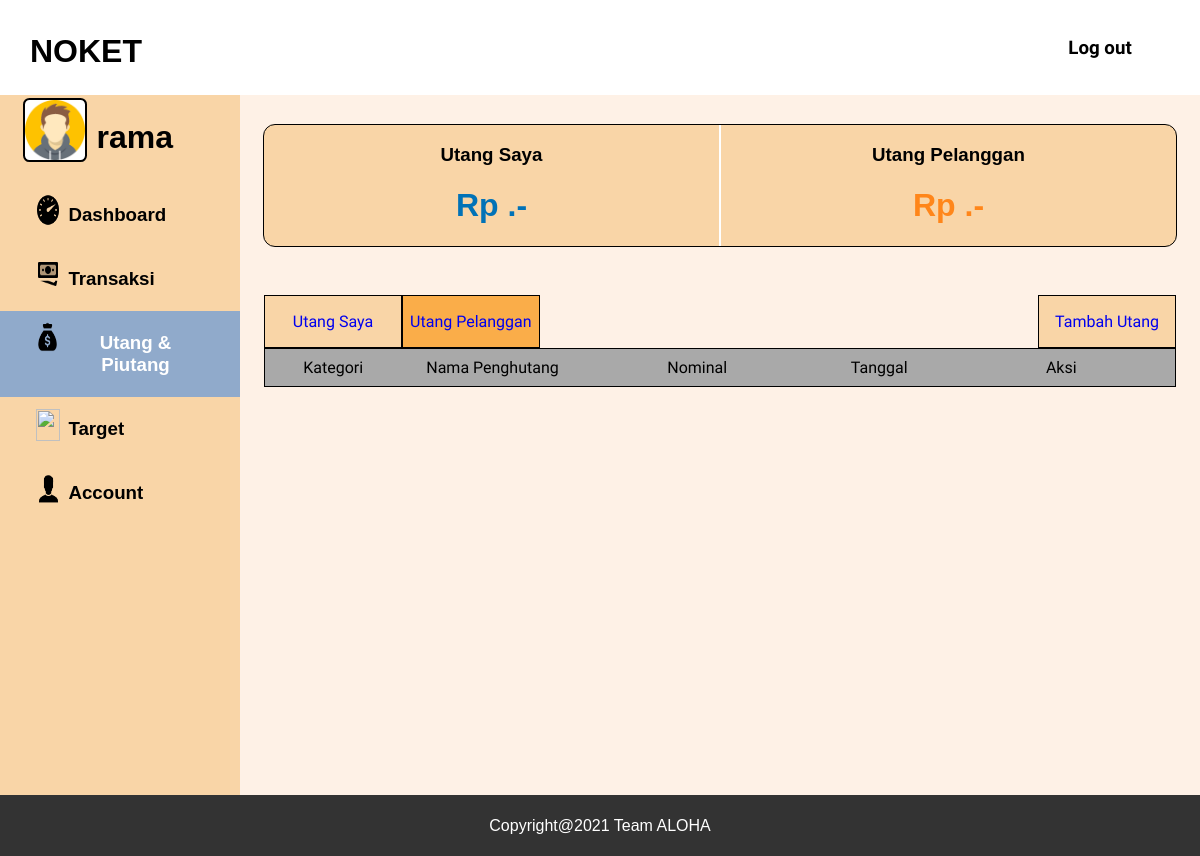
/piutang.php (signed in), run on an earlier commit of the app's database.
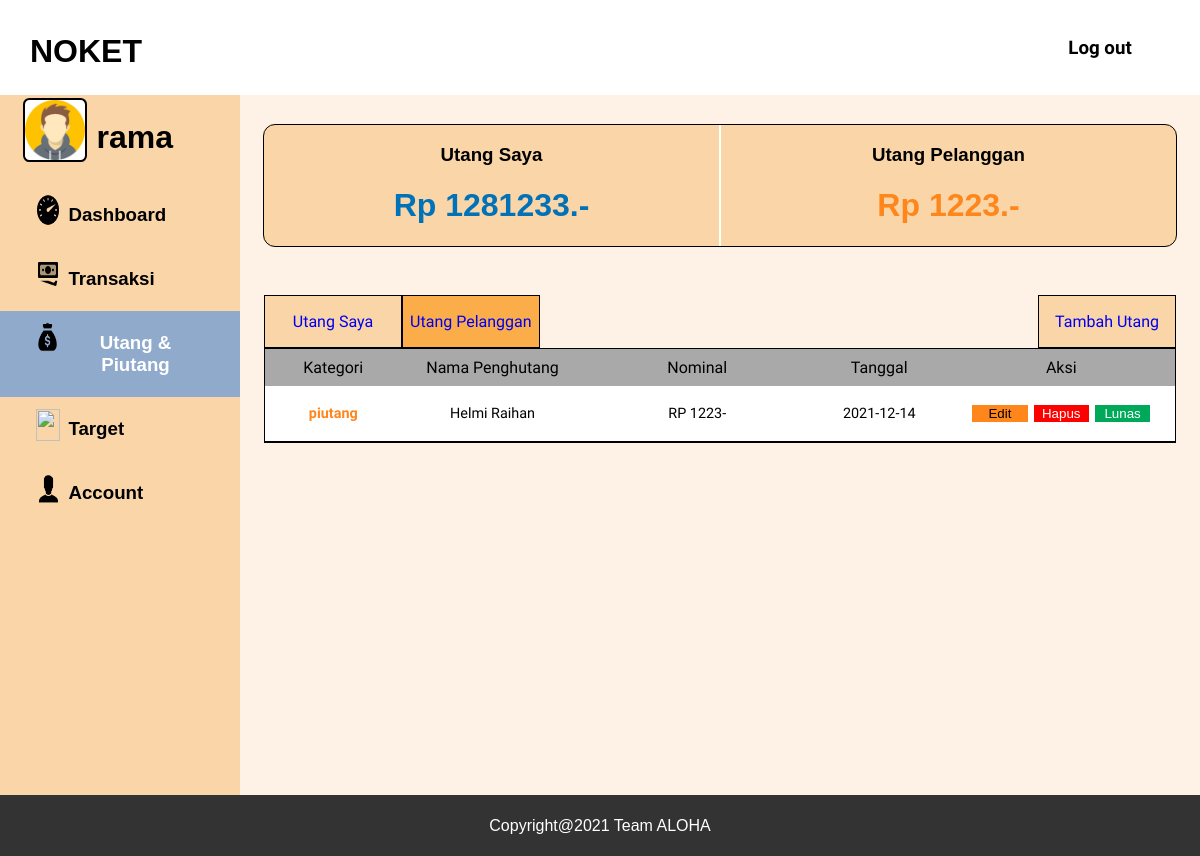
And on a later commit of the database.
### tables this page shows
CREATE TABLE `catatanutang` (
  `id` int(255) NOT NULL,
  `jumlah` int(255) NOT NULL,
  `tanggal` date NOT NULL,
  `id_pengguna` int(255) NOT NULL,
  `id_subkategori` int(255) NOT NULL,
  `id_instansi` int(255) NOT NULL
);

CREATE TABLE `subkategori` (
  `id` int(255) NOT NULL,
  `nama` varchar(255) NOT NULL,
  `id_kategori` int(255) NOT NULL
);

CREATE TABLE `instansi` (
  `id` int(255) NOT NULL,
  `nama` text NOT NULL
);

### piutang.php (the view, shortened to what the changed rows need)
<?php
    include 'php/koneksi.php';
    $sql2 = "SELECT cu.id AS id ,sk.nama AS kategori, i.nama AS nama , cu.jumlah, cu.tanggal FROM catatanutang cu INNER JOIN subkategori sk ON cu.id_subkategori = sk.id INNER JOIN kategoricatatan kc ON sk.id_kategori = kc.id INNER JOIN instansi i ON cu.id_instansi = i.id WHERE cu.id_pengguna = '$_SESSION[id]' AND sk.id_kategori = 4;" ;
    $result2 = mysqli_query($conn, $sql2);
    $sql3 = "SELECT SUM(ck.jumlah) AS jumlah FROM catatanutang ck INNER JOIN subkategori sk ON ck.id_subkategori = sk.id WHERE sk.id = 3;";
    $result3 = mysqli_query($conn, $sql3);
    $row3 = mysqli_fetch_assoc($result3);
    $sql4 = "SELECT SUM(ck.jumlah) AS jumlah FROM catatanutang ck INNER JOIN subkategori sk ON ck.id_subkategori = sk.id WHERE sk.id = 4;";
    $result4 = mysqli_query($conn, $sql4);
    $row4 = mysqli_fetch_assoc($result4);
?>
<html>
    <head>
        <link rel="stylesheet" href="css/piutang.css">
    </head>
    <body>
    <div id="page">
        <div class = "navbar">
            <div class="navbarLogo">
                <h1>NOKET<h1>
            </div>
        </div>
        <div id="isi-page">
            <div id="sidebar">
                <div class="sidebar-item-profile">
                    <div id="sidebar-image-container">
                        <h1><?php echo $_SESSION['username'];  ?></h1>
                    </div>
                </div>
            </div>
            <div id="content-card">
                <div id="info-header">
                    <div id="info-header-kiri">
                        <div class="info-header-isi">
                            <h1 style="color: 0172B7;">Rp <?php echo $row4['jumlah']; ?>.-</h1>
                        </div>
                    </div>
                    <div id="info-header-kanan">
                        <div class="info-header-isi">
                            <h1 style="color: FF861A;">Rp <?php echo $row3['jumlah']; ?>.-</h1>
                        </div>
                    </div>
                </div>
                <div id="table-wrapper">
                    <div id="table-scroll">
                        <table id="myTable" cellspacing="0">
                            <thead>
                                <tr>
                                    <th style="width: 15%;">
                                        <p>
                                            Kategori
                                        </p>
                                    </th>
                                    <th style="width: 20%;">
                                        <p>
                                            Nama Penghutang
                                        </p>
                                    </th>
                                    <th style="width: 25%;" onclick="sortTable(0)">
                                        <p>
                                            Nominal
                                        </p>
                                    </th>
                                    <th style="width: 15%;" onclick="sortTable(1)">
                                        <p>
                                            Tanggal
                                        </p>
                                    </th>
                                    <th style="width: 25%;">
                                        <p>
                                            Aksi
                                        </p>
                                    </th>
                                </tr>
                            </thead>
                            <tbody>
                                <?php
                                    while($row2 = mysqli_fetch_assoc($result2)) {
                                        echo "<tr>
                                            <td><p id='table-kategori-pengeluaran' style='font-weight:bold;'>".$row2['kategori']."</p></td>
                                            <td><p>".$row2['nama']."</p></td>
                                            <td><p>RP ".$row2['jumlah']."-</p></td>
                                            <td><p>".$row2['tanggal']."</p></td>
                                            <td style='white-space: nowrap; overflow: auto;'>
                                        <a href='edit-utang.php?id=".$row2['id']."'><button id='tombol-aksi-edit' name='bEdit'>Edit </button></a>
                                        <a href='php/hapus.php?id=".$row2['id']."'><button id='tombol-aksi-hapus' name='bHapus'>Hapus</button></a>
                                        <a href='php/hapus.php?id=".$row2['id']."'><button id='tombol-aksi-lunas' name='bLunas'>Lunas</button></a>
                                    </td>
                                        </tr>";
                                    }
                                ?>
                            </tbody>
                        </table>
                    </div>
                </div>
            </div>
        </div>
    </div>
    </body>
</html>

What changed in the data, as far as the page shows it:
added catatanutang: id_subkategori.nama "piutang", id_instansi.nama "Helmi Raihan", jumlah "1223", tanggal "2021-12-14"
Also different on the page:
$row4['jumlah']: (not shown) → "1281233"
$row3['jumlah']: (not shown) → "1223"
